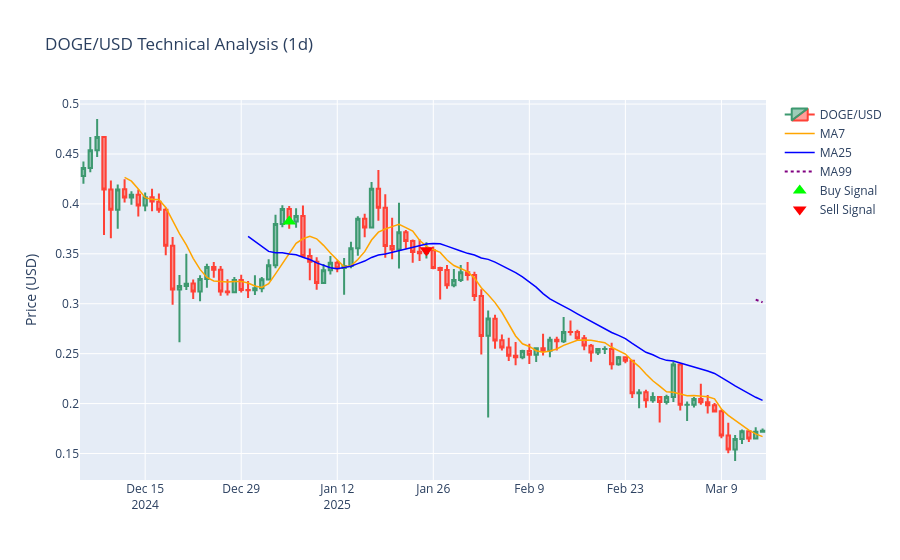

The code cell stored with this chart in its notebook:
### Code cell
def analysis(df):
    # Create figure
    fig = go.Figure(data=[
        go.Candlestick(
            x=df['timestamp'],
            open=df['open'],
            high=df['high'],
            low=df['low'],
            close=df['close'],
            name='DOGE/USD'
        ),
        go.Scatter(
            x=df['timestamp'],
            y=df['MA7'],
            line=dict(color='orange', width=1.5),
            name='MA7'
        ),
        go.Scatter(
            x=df['timestamp'],
            y=df['MA25'],
            line=dict(color='blue', width=1.5),
            name='MA25'
        ),
        go.Scatter(
            x=df['timestamp'],
            y=df['MA99'],
            line=dict(color='purple', width=2, dash='dot'),
            name='MA99'
        ),
        go.Scatter(
            x=df[df['buy_signal']]['timestamp'],
            y=df[df['buy_signal']]['close'],
            mode='markers',
            marker_symbol='triangle-up',
            marker_color='lime',
            marker_size=12,
            name='Buy Signal'
        ),
        go.Scatter(
            x=df[df['sell_signal']]['timestamp'],
            y=df[df['sell_signal']]['close'],
            mode='markers',
            marker_symbol='triangle-down',
            marker_color='red',
            marker_size=12,
            name='Sell Signal'
        )
    ])
    
    fig.update_layout(
        title=f'{symbol} Technical Analysis ({timeframe})',
        xaxis_rangeslider_visible=False,
        yaxis_title='Price (USD)',
        hovermode='x unified',
        showlegend=True
    )
    return fig

fig = analysis()
fig.show()
